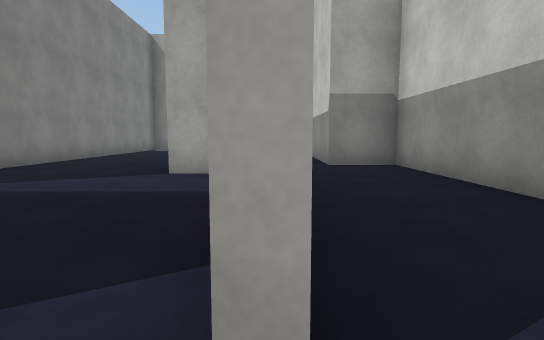
view 1 (above)

24 first-person views from a walk through a 3-D level made in the Unity game engine. The camera is 1.2 m above the floor, tilts 6° down and sees 80° across. The floor is counted in squares, 2 m on a side. Each view is taken from the middle of a square. On the plan, view 1 faces up. The plan holds only what a view shows up to about 10 squares ahead; the rest is blank. The player is left out. Surface patterns are stand-ins for the level's own textures.

view 2
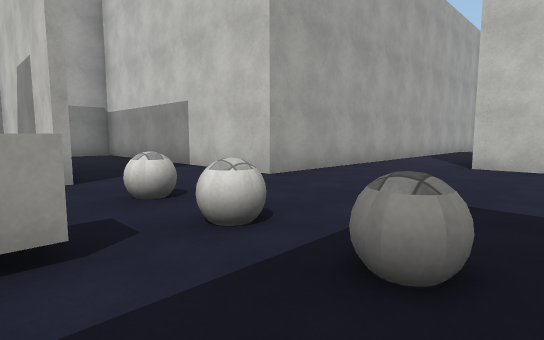

view 3
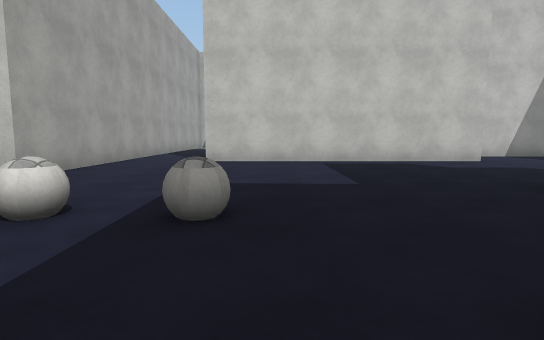

view 4
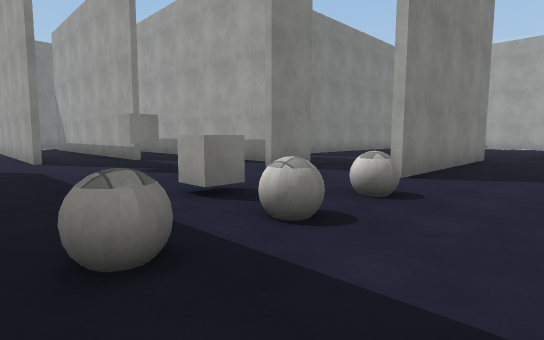

view 5
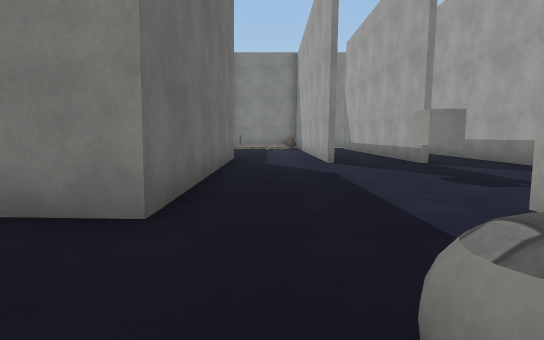

view 6
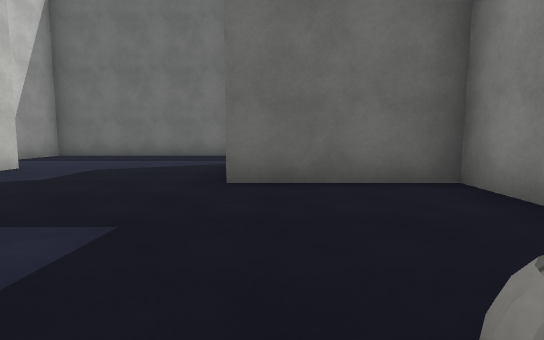

view 7
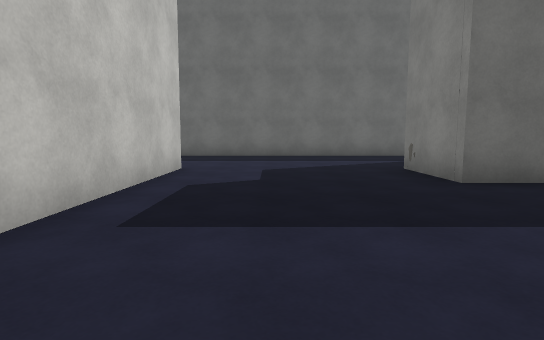

view 8
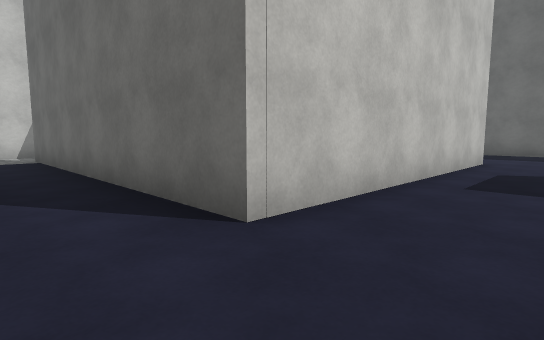

view 9
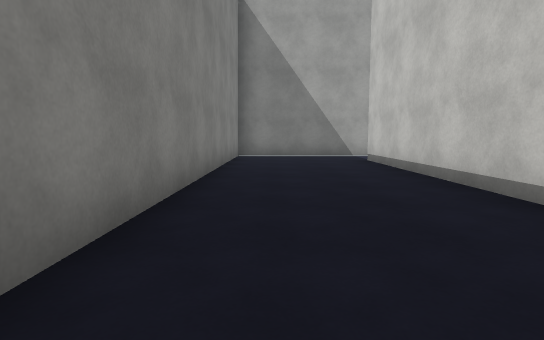

view 10
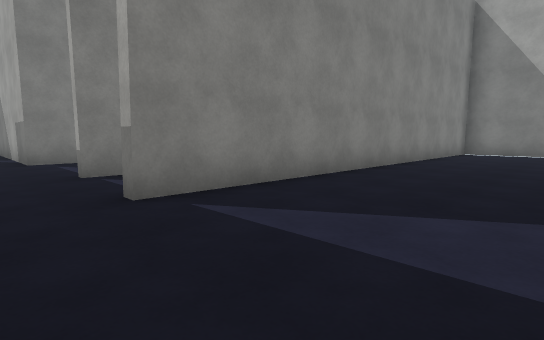

view 11
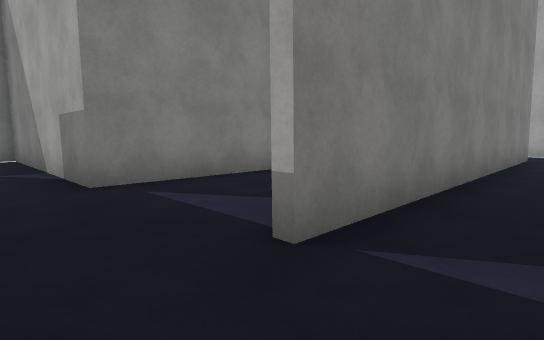

view 12
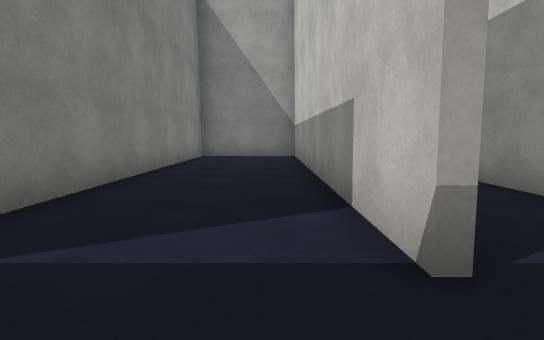

view 13
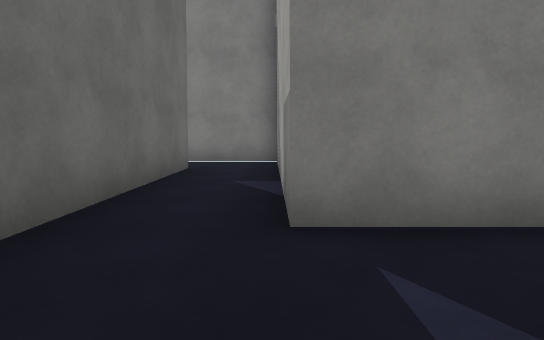

view 14
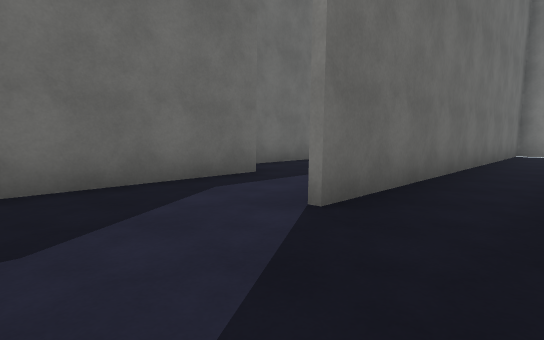

view 15
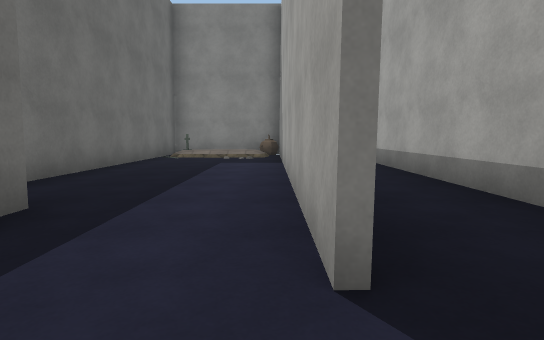

view 16
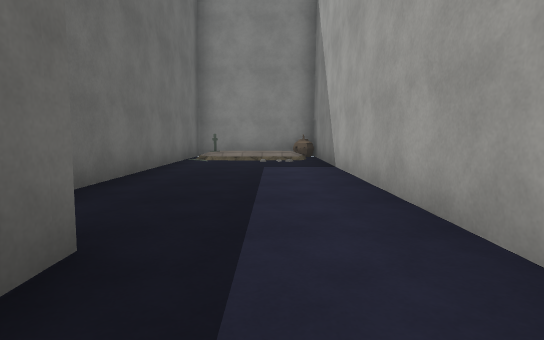

view 17
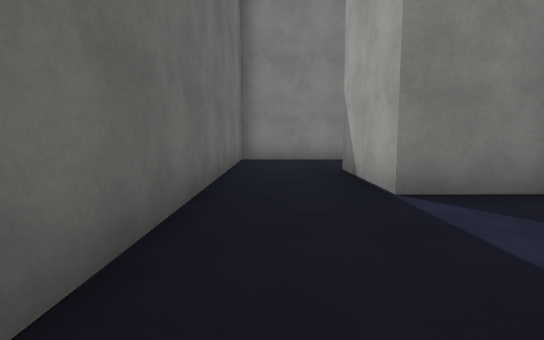

view 18
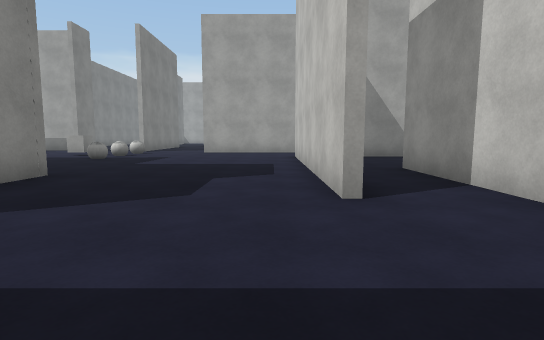

view 19
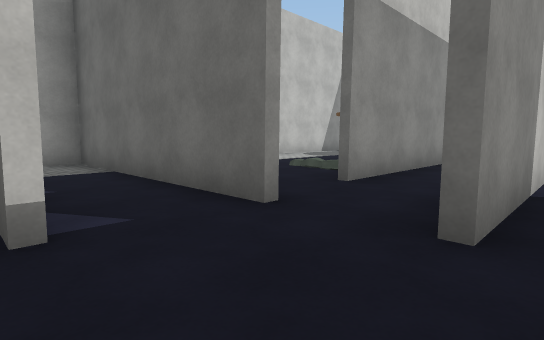

view 20
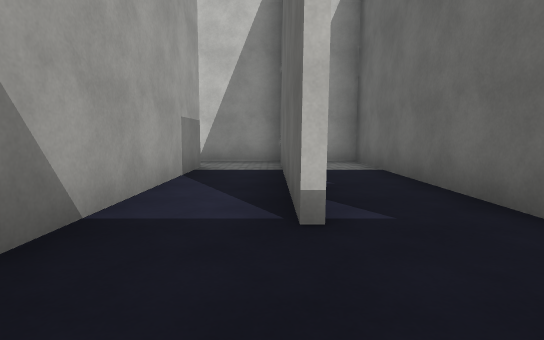

view 21
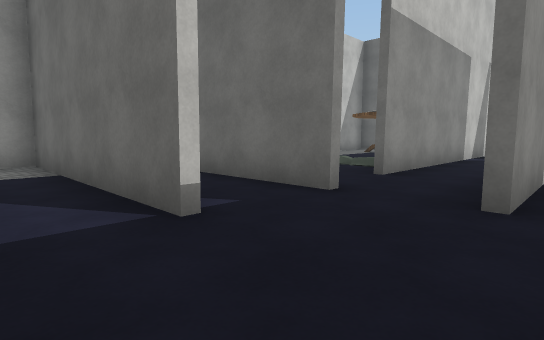

view 22
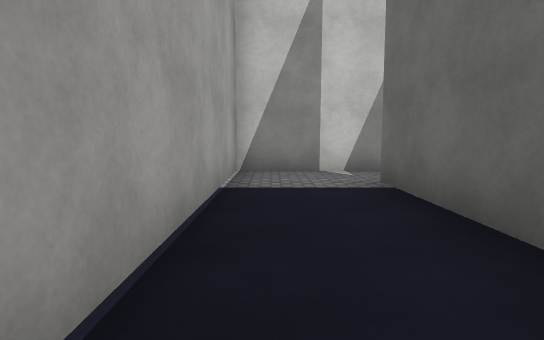

view 23
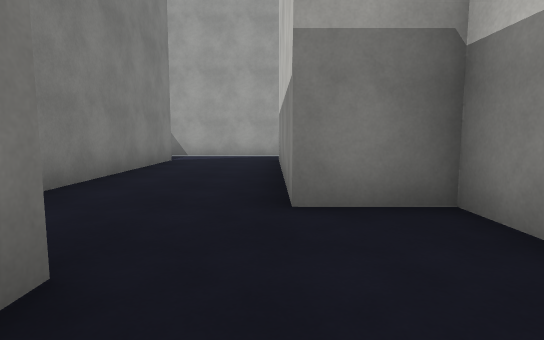

view 24
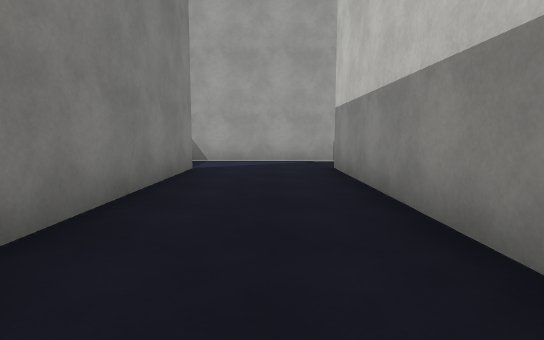

### Floor plan
Points are (right, up) in squares from view 1. A wall is a line through its corners. A room is listed if a view was taken in it or the views show most of it. See-through windows are left out.
Room 1 (views 1, 2, 3, 4, 5, 6, 7, 8, 14, 15, 16, 17, 18, 22, 23)
walls: (-0.6, -1.8) (-0.6, -2.3) (-1.2, -2.3); (-0.1, 0.5) (-0.1, 1.5); (0.7, -9.1) (0.7, -10.7) (-1.9, -10.7); (-2.3, 1.5) (-2.3, 0.3); (-6.1, -2.8) (-7.6, -2.8); (-3.4, 1.3) (-9.1, 1.3); (-6.1, -0.7) (-12.1, -0.7); (-4.3, -10.1) (-4.3, -12.8) (7.4, -12.8) (7.4, -8.6); (5.7, -9) (5.7, -2.4) (13.4, -2.4); (-7.7, -5) (-1.5, -4.9) (-1.5, -7.1) (1.6, -7.1) (1.6, -9); (0.1, 5.4) (0.1, 0.5); (-14.5, -2.8) (-15.7, -2.8); (14.6, -1.6) (14.6, -0.4) (2.6, -0.4) (2.6, 6.7) (1.2, 6.7); (-15.7, -2.6) (-6.1, -2.6); (-15.7, -2) (-15.7, -3.5)
ways out: opening at (-1.5, 1) to room 2; opening at (7, -8) to room 5; opening at (14, -2) to room 5; opening at (1, 6) to room 6; opening at (-7, -4) to room 7; opening at (-15, -2); opening at (-2.5, -11)
objects: pumpkin (-15, -3); cube (-4, -2); ball (0, -3); ball (0, -2); ball (0, -1)
Room 2 (views 9, 10)
walls: (-1.6, 6.8) (-1.6, 12); (-0.1, 1.5) (-0.1, 5.1) (-1.8, 5.1); (-1.6, 13.8) (-5, 13.8) (-5, 3.1)
ways out: opening at (-1.5, 1) to room 1; opening at (-5, 2.5) to room 3; opening at (-1, 13) to room 6
Room 3 (view 11)
walls: (-5.3, 5.1) (-5.3, 6.4); (-7.2, 11.9) (-7.2, 3.3); (-7, 13.8) (-7.5, 13.8)
ways out: opening at (-5, 2.5) to room 2; opening at (-7, 2.5) to room 4
Room 4 (views 12, 13)
walls: (-7.3, 3.2) (-7.3, 11.6) (-10.1, 11.6) (-10.1, 3.1) (-14.5, 3.1); (-14.1, 1.4) (-9.7, 1.4)
ways out: opening at (-7, 2.5) to room 3; opening at (-14, 2)
Room 5 (views 19, 20, 21)
walls: (9.1, -4.2) (14.6, -4.2) (14.6, -1.6); (9, -6) (14.6, -6) (14.6, -5.2); (13.3, -2.8) (7.6, -2.8); (7.4, -8.6) (7.4, -5.9)
ways out: opening at (7, -8) to room 1; opening at (14, -2) to room 1
Room 6 (view 24)
walls: (-1.5, 12) (-1.5, 7.4); (1.2, 6.7) (1.2, 12.1); (0.6, 13.8) (-1.6, 13.8)
ways out: opening at (1, 6) to room 1; opening at (-1, 13) to room 2; opening at (1, 13)
Room 7 (no view inside)
walls: (-7.6, -2.8) (-14.5, -2.8); (-15.7, -3.5) (-15.7, -6.2) (-8.7, -6.2)
ways out: opening at (-7, -4) to room 1

Where each view was taken, in squares from view 1:
view 1: 0 up, 0 right, facing up
view 2: 4 down, 1 left, facing up-right
view 3: 4 down, 2 left, facing right
view 4: 4 down, 2 right, facing up-left
view 5: 4 down, 1 right, facing left
view 6: 3 down, 1 right, facing down
view 7: 3 down, 4 right, facing down
view 8: 1 down, 4 right, facing down-right
view 9: 4 up, 4 left, facing up
view 10: 2 up, 2 left, facing up-left
view 11: 2 up, 6 left, facing up-left
view 12: 2 up, 8 left, facing up
view 13: 3 up, 8 left, facing left
view 14: 1 down, 4 left, facing down-left
view 15: 3 down, 5 left, facing left
view 16: 4 down, 6 left, facing left
view 17: 12 down, 4 right, facing left
view 18: 12 down, 5 right, facing up
view 19: 4 down, 7 right, facing down-right
view 20: 4 down, 7 right, facing right
view 21: 3 down, 7 right, facing down-right
view 22: 1 down, 9 right, facing right
view 23: 4 up, 1 right, facing up
view 24: 6 up, 0 right, facing up
